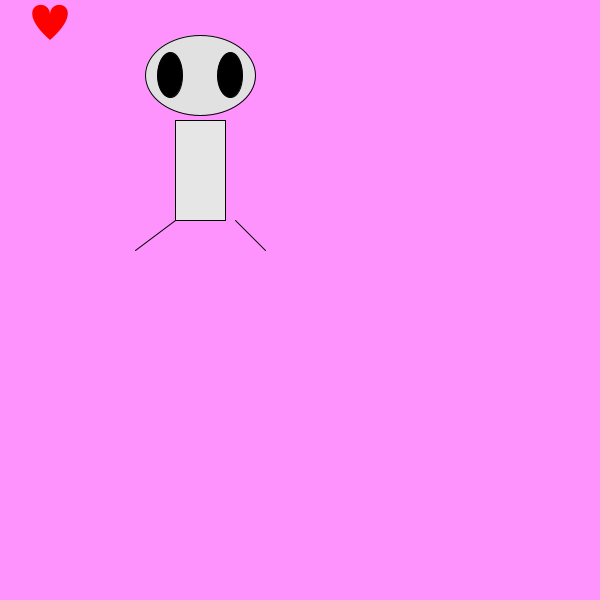
Frame 1 (no input)
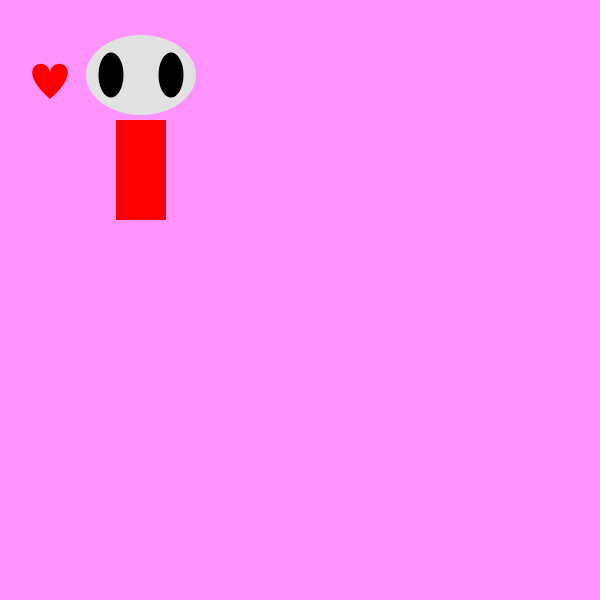
Frame 60 (the mouse pressed at the canvas centre just before this capture)
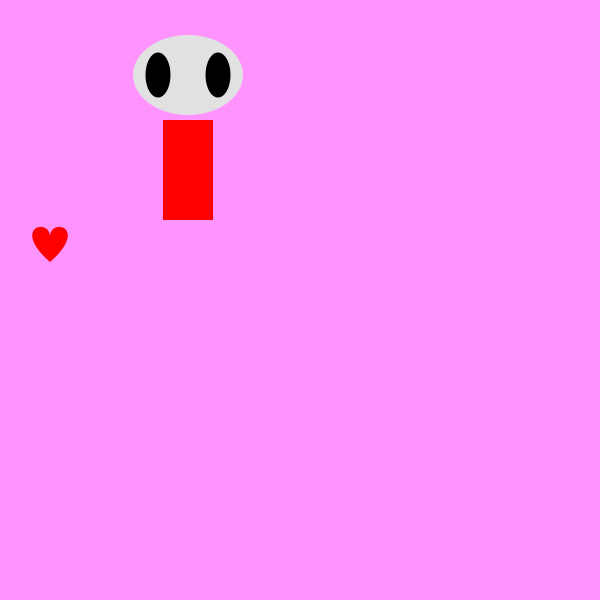
Frame 120 (the mouse held since frame 60 and released just before this capture)

The Processing sketch that drew these frames (run headless with seeded random() and noise(); from frame 60 on, the mouse is pressed at the canvas centre):

// Processing sketch: processing_175668
// ── processing_175668.pde

int HeartY1 = -5;
int HeartY2 = 5;
int HeartY3 = 40;
int HeartY4 = 15;
int FirstRectX1 = 200;
int FirstRectX2 = 50;
int firstlineX1 = 235;
int firstlineX2 = 265;
int secondlineX1 = 175;
int secondlineX2 = 135;     
int firstellipseX1= 200;
int secondellipseX1= 230;
int ThirdEllipseX1 = 170;
int rate = 1;
int secondrate = -1;

void setup () {
size (600,600); // this is the size of my canvas 
background (#FF93FD); // sets
fill(230,230,230);
}

void draw() {
background (#FF93FD);
rectMode(CENTER);
rect(FirstRectX1,170,FirstRectX2,100);
line(firstlineX1,220,firstlineX2,250);
line(secondlineX1,220,secondlineX2,250);
fill(225,225,225);  
  
ellipseMode(CENTER);
ellipse(firstellipseX1,75,110,80);
fill(0,0,0);
ellipseMode(CENTER);
ellipse(secondellipseX1,75,25,45);
ellipseMode(CENTER);
ellipse(ThirdEllipseX1,75,25,45);


smooth();
noStroke();
fill(300,0,0);
beginShape();
vertex(50, HeartY4); 
bezierVertex(50, HeartY1, 90, HeartY2, 50, HeartY3); 
vertex(50, HeartY4); 
bezierVertex(50, HeartY1, 10, HeartY2, 50, HeartY3); 
endShape();


HeartY1 = HeartY1 + rate;
HeartY2 = HeartY2 + rate;
HeartY3 = HeartY3 + rate;
HeartY4 = HeartY4 + rate;
FirstRectX1 = FirstRectX1 + secondrate;
firstlineX1 = firstlineX1 + secondrate;
firstlineX2 = firstlineX2 + secondrate;
secondlineX1 = secondlineX1 + secondrate;
secondlineX2 = secondlineX2 + secondrate;
firstellipseX1 = firstellipseX1 + secondrate;
secondellipseX1 = secondellipseX1 + secondrate;
ThirdEllipseX1 = ThirdEllipseX1 + secondrate;

if (FirstRectX1 <= 100) {
  rate = rate * -1;
  secondrate = secondrate * -1;
  if (rate < 0) {
    rate = rate - 3;
    secondrate = secondrate -3;
  } else {
    rate = rate + 3;
    
    secondrate = secondrate + 3;
  }
}
if (FirstRectX1 >= 650) {
  rate = rate * -1;
  secondrate = secondrate * -1;
    if (rate < 0) {
    rate = rate - 3;
    secondrate = secondrate -3;
  } else {
    rate = rate + 3;
    secondrate = secondrate + 3;
  }
}
}
